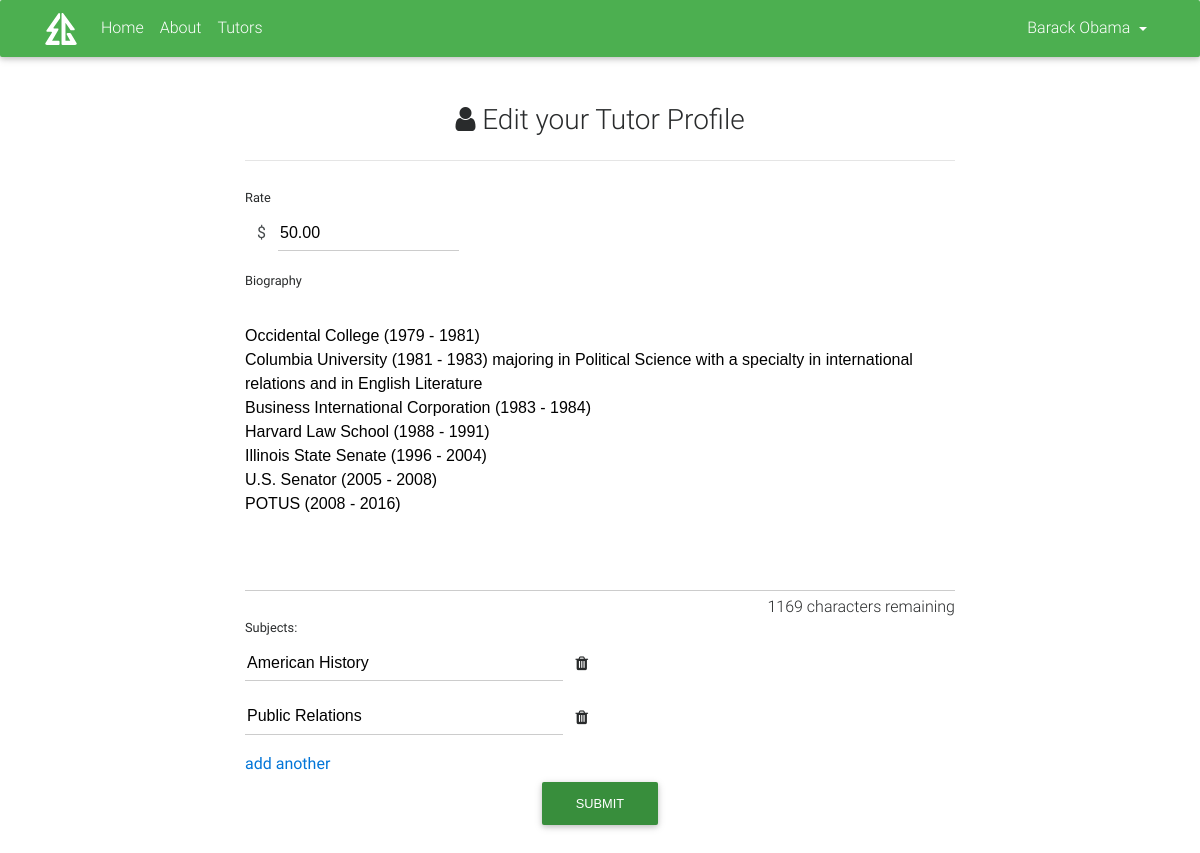
Page /tutor/edit/ (signed in) on the committed database.
### profile/models.py (models this page shows, shortened)
class Profile(models.Model):
    user = models.OneToOneField(User, on_delete=models.CASCADE)
    street_address = models.CharField(max_length=40, null=True, blank=True)
    city = models.CharField(max_length=20, null=True, blank=True)
    state = models.CharField(max_length=20, null=True, blank=True)
    zip = models.PositiveIntegerField(validators=[MaxValueValidator(99999)], null=True, blank=True)
    picture = models.CharField(max_length=200, default="http://i.imgur.com/4XjtXzO.png")
    timezone = models.CharField(max_length=35, default="America/New_York")
    def name(self):
        return self.user.first_name + ' ' + self.user.last_name
    def unread_notification_count(self):
        return DeliveryInfo.objects.filter(to_user=self.user).filter(read_by_user=False).count()
    def is_tutor(self):
        try:
            return Tutor.objects.get(user=self.user)
        except Tutor.DoesNotExist:
            return False

### tutor/models.py (models this page shows, shortened)
class Tutor(models.Model):
    user = models.OneToOneField(User, on_delete=models.CASCADE)
    rate = models.DecimalField(decimal_places=2, max_digits=5)
    BIO_MAX_LENGTH = 1500
    bio = models.CharField(max_length=BIO_MAX_LENGTH)
    def subjects(self):
        tutor_subjects = Subject.objects.filter(tutor=self)
        subject_strings = []
        for subject in tutor_subjects:
            subject_strings.append(subject.name)
        return subject_strings

### tutor/decorators.py (the view)
    def wrap(request, *args, **kwargs):
        profile = request.user.profile
        if profile.is_tutor():
            return function(request, *args, **kwargs)
        else:
            return HttpResponseRedirect('/')

### tutor/forms.py
class TutorForm(forms.ModelForm):
    rate = forms.DecimalField(widget=forms.NumberInput(attrs={'placeholder': '24.00', }))
    bio = forms.CharField(widget=forms.Textarea(
        attrs={'placeholder': 'This is your resume. Be very descriptive and describe yourself to prospective pupils.',
               'class': 'md-textarea', 'maxlength': Tutor.BIO_MAX_LENGTH}))
    class Meta:
        model = Tutor
        fields = ('rate', 'bio')

### tutor/templates/tutor/tutor.html (shortened to what this page needs)
{% extends 'base.html' %}
{% block content %}
    <div class="container">
        <div class="col-md-8 col-centered">
            <div class="text-center">
                <h3><i class="fa fa-user"></i> {{ name }}</h3>
                <hr class="mt-2 mb-2">
            </div>
            <form method="post">
                <div class="form-group">
                    <label for="id_rate">Rate</label>
                    <div class="input-group">
                        <span class="input-group-addon">$</span>
                        <div class="col-3 no-padding">
                            {{ tutor_form.rate }}
                        </div>
                    </div>
                    <div class="col-sm-offset-3 col-sm-10">
                    </div>
                </div>
                <div class="form-group">
                    <label for="id_bio">Biography</label>
                    {{ tutor_form.bio }}
                    <h6 class="pull-right" id="id_char_count"></h6>
                    <div class="col-sm-offset-2 col-sm-10">
                    </div>
                </div>
                <label>Subjects: </label>
                {% for subject_form in subject_formset %}
                    {% for field in subject_form %}
                        <div class="subject_formset">
                            <div class="col-6 no-padding">
                                <div class="input-group form-group">
                                    {{ field }}
                                    <a class="input-group-addon fa fa-trash delete-row" onclick></a>
                                </div>
                            </div>
                            <div class="col-sm-offset-3 col-sm-10">
                            </div>
                        </div>
                    {% endfor %}
                {% endfor %}
                <div class="text-center">
                    <button type="submit" class="btn dark-primary-color">Submit</button>
                </div>
            </form>
        </div>
    </div>
{% endblock %}
{% block scripts %}
    {% load staticfiles %}
{% endblock %}

### templates/base.html (shortened to what this page needs)
<!DOCTYPE html>
<html lang="en">
<head>
    {% load static %}
    <link rel="stylesheet" href="https://maxcdn.bootstrapcdn.com/font-awesome/4.6.0/css/font-awesome.min.css">
    <link href="{% static 'css/bootstrap.min.css' %}" rel="stylesheet">
    <link href="{% static 'css/mdb.min.css' %}" rel="stylesheet">
    <link rel="stylesheet" type="text/css" href="{% static 'css/style.css' %}"/>
</head>
<body>
<nav class="navbar navbar-toggleable-md navbar-dark default-primary-color">
    <div class="container">
        <a class="navbar-brand" href="/">
            <img width="32" height="32" src="{% static 'img/svg/logo.svg' %}"/>
        </a>
        <div class="collapse navbar-collapse" id="navbarNav1">
            <ul class="navbar-nav mr-auto">
                <li class="nav-item">
                    <a class="nav-link" href="/">Home</a>
                </li>
                <li class="nav-item">
                    <a class="nav-link" href="#about">About</a>
                </li>
                <li class="nav-item">
                    <a class="nav-link" href="/tutor/">Tutors</a>
                </li>
            </ul>
            <ul class="navbar-nav mr-right">
                <li class="nav-item dropdown btn-group">
                    <a class="nav-link dropdown-toggle" id="dropdownProfile" data-toggle="dropdown"
                       aria-haspopup="true"
                       aria-expanded="false">{% if request.user.is_authenticated %}
                        {{ request.user.profile.name }}
                    {% else %}
                        Profile
                    {% endif %}</a>
                </li>
            </ul>
        </div>
    </div>
</nav>
<br><br>
{% block content %}
{% endblock %}
<br><br>
</body>
</html>

### static/css/style.css (style rules this page uses)
.col-centered { float: none; margin: 0 auto; }
.dark-primary-color { background: #388E3C; }
.default-primary-color { background: #4CAF50; }
textarea.md-textarea { overflow-y: auto; height: auto; }
.input-group-addon { background-color: #FFFFFF; }
.no-padding { padding-left: 0; padding-right: 0; }

### rows in the picture
Tutor: rate "50.00", bio "Occidental College (1979 - 1981) Columbia University (1981 - 1983) majoring in Political Science with a specialty in international relations and in English Literature Business International Corporation (1983 - 1984) Harvard Law School (1988 - 1991) Illinois State Senate (1996 - 2004) U.S. Senator (2005 - 2008) POTUS (2008 - 2016)"

### other values in the picture
{{ request.user.profile.name }} "Barack Obama"
{{ name }} "Edit your Tutor Profile"
